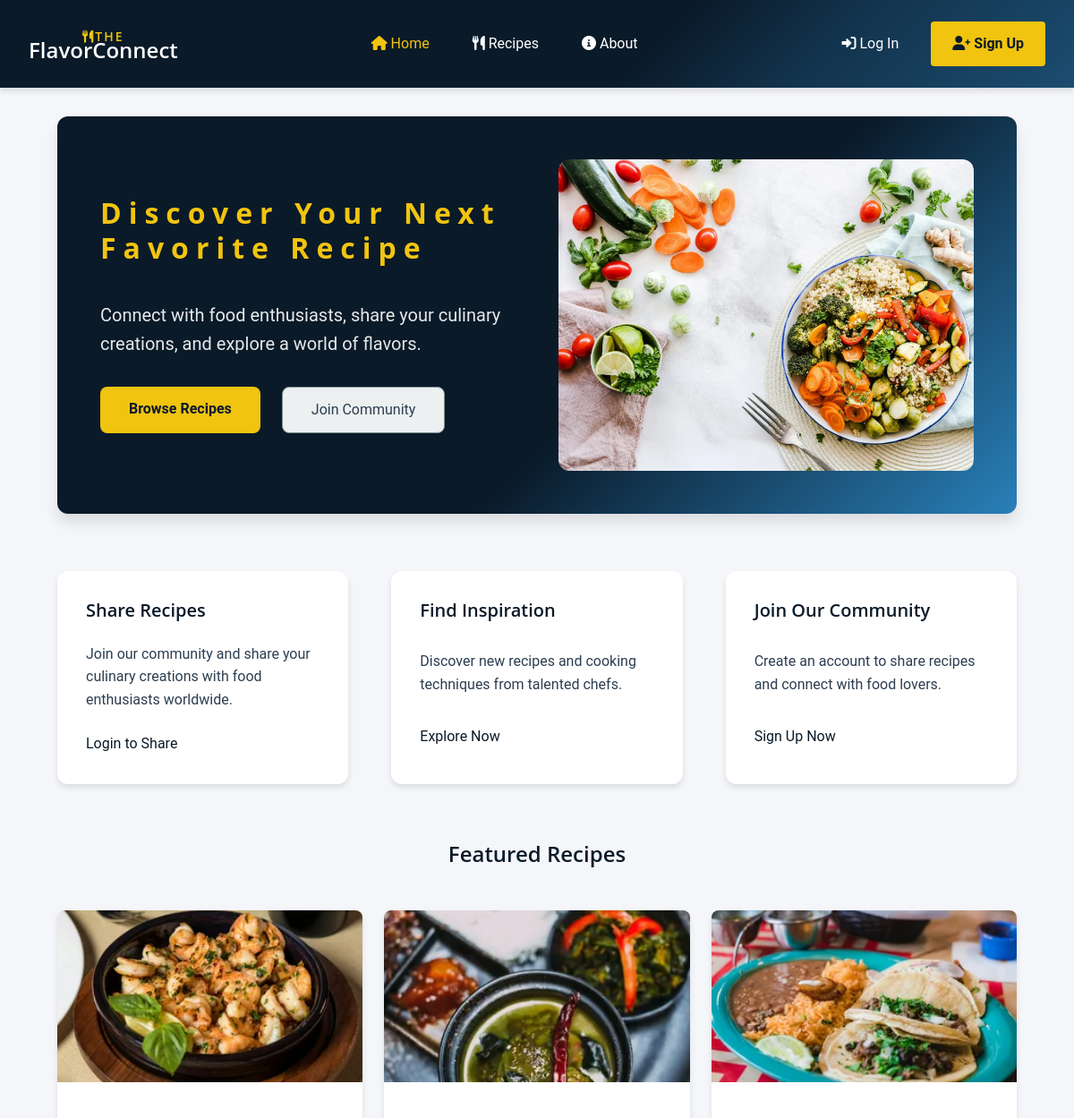
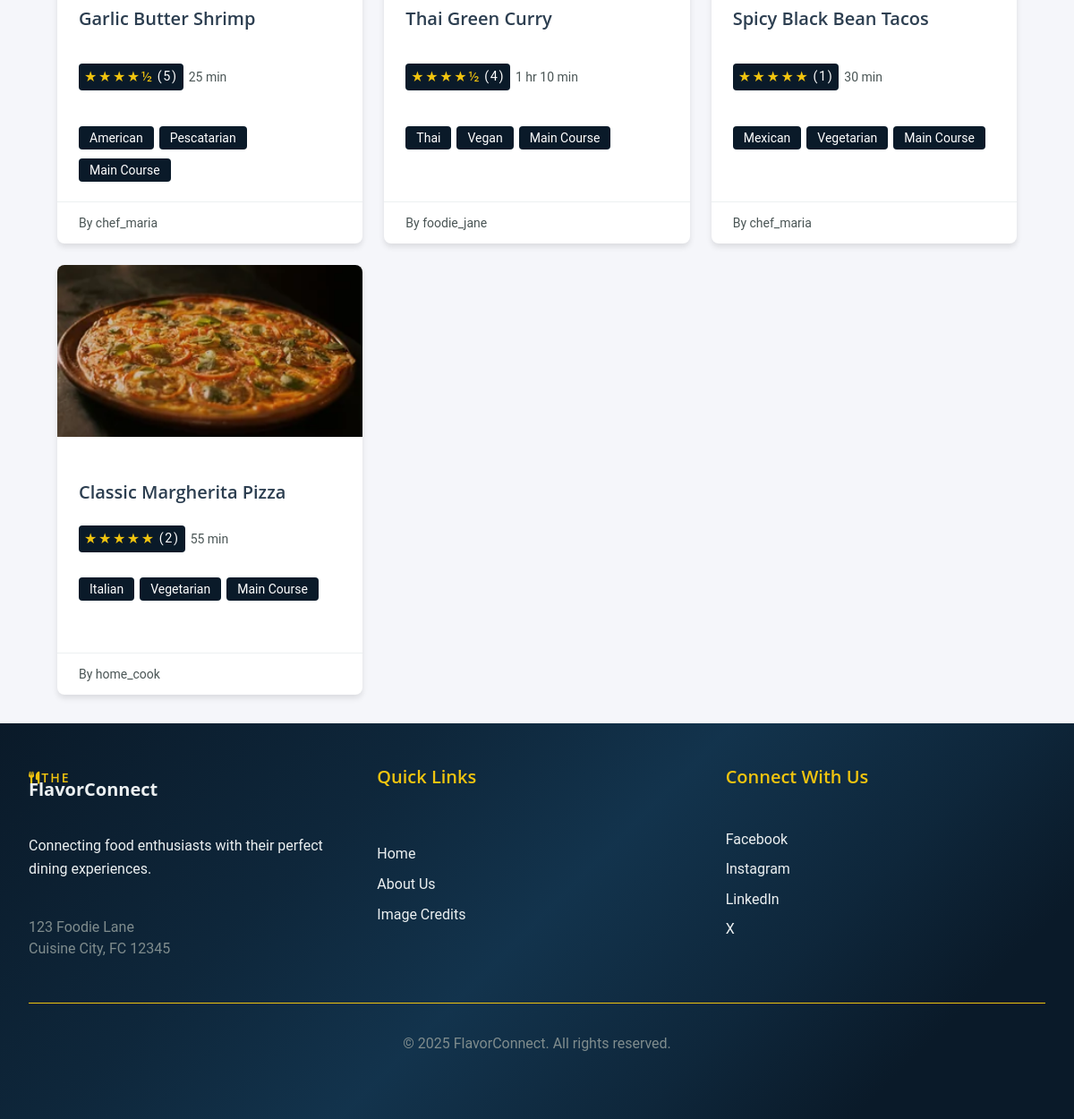
The page / on the database its author committed (2 pictures, top to bottom).
### tables this page shows
CREATE TABLE `recipe` (
  `recipe_id` int UNSIGNED NOT NULL,
  `user_id` int UNSIGNED NOT NULL,
  `title` varchar(100) NOT NULL,
  `description` text,
  `type_id` int UNSIGNED DEFAULT NULL,
  `style_id` int UNSIGNED DEFAULT NULL,
  `diet_id` int UNSIGNED DEFAULT NULL,
  `prep_time` int DEFAULT '0',
  `cook_time` int DEFAULT '0',
  `video_url` varchar(255) DEFAULT NULL,
  `img_file_path` varchar(255) DEFAULT NULL,
  `alt_text` varchar(255) DEFAULT NULL,
  `is_featured` tinyint(1) DEFAULT '0',
  `created_at` timestamp NOT NULL DEFAULT CURRENT_TIMESTAMP,
  `updated_at` timestamp NULL DEFAULT NULL ON UPDATE CURRENT_TIMESTAMP
);

CREATE TABLE `recipe_style` (
  `style_id` int NOT NULL,
  `name` varchar(50) NOT NULL
);

CREATE TABLE `recipe_diet` (
  `diet_id` int NOT NULL,
  `name` varchar(50) NOT NULL
);

CREATE TABLE `recipe_type` (
  `type_id` int NOT NULL,
  `name` varchar(50) NOT NULL
);

CREATE TABLE `user_account` (
  `user_id` int UNSIGNED NOT NULL,
  `username` varchar(50) NOT NULL,
  `first_name` varchar(50) NOT NULL,
  `last_name` varchar(50) NOT NULL,
  `email` varchar(100) NOT NULL,
  `password_hash` varchar(255) NOT NULL,
  `user_level` enum('s','a','u') NOT NULL DEFAULT 'u',
  `is_active` tinyint(1) DEFAULT '1',
  `created_at` timestamp NOT NULL DEFAULT CURRENT_TIMESTAMP,
  `updated_at` timestamp NULL DEFAULT NULL ON UPDATE CURRENT_TIMESTAMP
);

### private/core/initialize.php (called while the page is built, shortened)
<?php
spl_autoload_register(function($class) {
    $class_file = PRIVATE_PATH . '/classes/' . $class . '.class.php';
});
require_once(PRIVATE_PATH . '/core/core_utilities.php');
require_once(PRIVATE_PATH . '/core/validation_functions.php');
require_once(PRIVATE_PATH . '/core/auth_functions.php');
require_once(PRIVATE_PATH . '/core/database_functions.php');
$session = new Session();

### private/classes/Session.class.php (called while the page is built, shortened)
<?php
class Session {
    private $user_id;
    public function is_logged_in() {
        $logged_in = isset($this->user_id) && isset($_SESSION['user_id']) && ($this->user_id === $_SESSION['user_id']);
        return $logged_in;
    }
}
?>

### private/core/core_utilities.php (called while the page is built, shortened)
<?php
function url_for($script_path) {
  $base_url = isset($_SERVER['REQUEST_SCHEME']) && isset($_SERVER['HTTP_HOST'])
    ? $_SERVER['REQUEST_SCHEME'] . '://' . $_SERVER['HTTP_HOST']
    : '';
  return $base_url . $script_path;
}
function u($string="") {
  return urlencode($string);
}
function h($string="") {
    return htmlspecialchars((string)$string, ENT_QUOTES, 'UTF-8');
}
?>

### private/core/auth_functions.php (called while the page is built, shortened)
<?php
function is_logged_in() {
    global $session;
    return $session->is_logged_in();
}

### private/classes/DatabaseObject.class.php (called while the page is built, shortened)
<?php
abstract class DatabaseObject {
    protected static $table_name;
    protected static $database;
    protected static $primary_key;
    public static function set_database($database) {
        self::$database = $database;
    }
    public static function get_database() {
        return static::$database;
    }
    protected static function get_primary_key() {
        return static::$primary_key;
    }
    public static function find_by_sql($sql) {
        $database = static::get_database();
        $result = mysqli_query($database, $sql);
        $object_array = [];
        while($record = mysqli_fetch_assoc($result)) {
            $object_array[] = static::instantiate($record);
        }
        return $object_array;
    }
    public static function find_by_id($id) {
        $database = static::get_database();
        $sql = "SELECT * FROM " . static::$table_name . " ";
        $sql .= "WHERE " . static::get_primary_key() . "='" . db_escape($database, $id) . "'";
        $obj_array = static::find_by_sql($sql);
        if(!empty($obj_array)) {
            return array_shift($obj_array);
        } else {
            return false;
        }
    }
    protected static function instantiate($record) {
        $object = new static;
        foreach($record as $property => $value) {
            if(property_exists($object, $property)) {
                $object->$property = $value;
            }
        }
        return $object;
    }
}

### private/classes/Recipe.class.php (called while the page is built, shortened)
<?php
class Recipe extends DatabaseObject {
    static protected $table_name = 'recipe';
    public $recipe_id;
    public $style_id;
    public $diet_id;
    public $type_id;
    public $img_file_path;
    public function __construct($args=[]) {
        $this->recipe_id = $args['recipe_id'] ?? null;
        $this->style_id = $args['style_id'] ?? '';
        $this->diet_id = $args['diet_id'] ?? '';
        $this->type_id = $args['type_id'] ?? '';
        $this->img_file_path = $args['img_file_path'] ?? '';
    }
    public function style() {
        if($this->style_id) {
            return RecipeAttribute::find_one($this->style_id, 'style');
        }
        return null;
    }
    public function diet() {
        if($this->diet_id) {
            return RecipeAttribute::find_one($this->diet_id, 'diet');
        }
        return null;
    }
    public function type() {
        if($this->type_id) {
            return RecipeAttribute::find_one($this->type_id, 'type');
        }
        return null;
    }
    public static function find_featured($limit = 4) {
        $sql = "SELECT * FROM " . static::$table_name;
        $sql .= " WHERE is_featured = 1";
        $sql .= " ORDER BY created_at DESC";
        $sql .= " LIMIT " . (int)$limit;
        return static::find_by_sql($sql);
    }
    public function get_image_path($size = 'optimized') {
        $path_parts = pathinfo($this->img_file_path);
        $filename = $path_parts['filename'];
        $extension = 'webp';
        $base_path = '/assets/uploads/recipes/';
        $file_path = '';
        switch($size) {
            case 'thumb':
                $file_path = $base_path . $filename . '_thumb.' . $extension;
                break;
        }
        if (file_exists(PUBLIC_PATH . $file_path)) {
            return $file_path;
        }
        return '';
    }
    public function get_average_rating() {
        $sql = "SELECT AVG(rating_value) as avg_rating
                FROM recipe_rating
                WHERE recipe_id = ?";
        $stmt = self::$database->prepare($sql);
        $stmt->bind_param("i", $this->recipe_id);
        $stmt->execute();
        $result = $stmt->get_result();
        $row = $result->fetch_assoc();
        return round($row['avg_rating'] ?? 0, 1);
    }
    public function rating_count() {
        $sql = "SELECT COUNT(*) as count FROM recipe_rating WHERE recipe_id = ?";
        $stmt = self::$database->prepare($sql);
        $stmt->bind_param("i", $this->recipe_id);
        $stmt->execute();
        $result = $stmt->get_result();
        $row = $result->fetch_assoc();
        return (int)$row['count'];
    }
}
?>

### private/classes/TimeUtility.class.php (called while the page is built, shortened)
<?php
class TimeUtility {
    public static function format_time($seconds) {
        $time = self::seconds_to_time($seconds);
        $hours = $time['hours'];
        $minutes = $time['minutes'];
        if ($hours > 0) {
            return $hours . " hr " . ($minutes > 0 ? $minutes . " min" : "");
        }
        return $minutes . " min";
    }
    public static function seconds_to_time($seconds) {
        $hours = floor($seconds / 3600);
        $minutes = floor(($seconds % 3600) / 60);
        return ['hours' => $hours, 'minutes' => $minutes];
    }
}
?>

### private/classes/RecipeAttribute.class.php (called while the page is built, shortened)
<?php
class RecipeAttribute extends DatabaseObject {
    protected static $table_name;
    protected static $primary_key;
    private static $valid_types = [
        'style' => ['table' => 'recipe_style', 'id' => 'style_id'],
        'diet' => ['table' => 'recipe_diet', 'id' => 'diet_id'],
        'type' => ['table' => 'recipe_type', 'id' => 'type_id'],
        'measurement' => ['table' => 'measurement', 'id' => 'measurement_id']
    ];
    private static function setup_for_type($type) {
        $type_info = self::$valid_types[$type];
        self::$table_name = $type_info['table'];
        self::$primary_key = $type_info['id'];
    }
    public static function find_one($id, $type) {
        $sql = "SELECT " . self::$primary_key . " as id, name FROM " . self::$table_name;
        $sql .= " WHERE " . self::$primary_key . " = ?";
        $stmt = self::$database->prepare($sql);
        $stmt->bind_param("i", $id);
        $stmt->execute();
        $result = $stmt->get_result();
        $obj_array = static::instantiate_result($result);
        return !empty($obj_array) ? array_shift($obj_array) : false;
    }
    protected static function instantiate_result($result) {
        $object_array = [];
        while($record = $result->fetch_assoc()) {
            $object_array[] = static::instantiate($record);
        }
        return $object_array;
    }
    protected static function instantiate($record) {
        $object = new static();
        foreach($record as $property => $value) {
            if(property_exists($object, $property)) {
                $object->$property = $value;
            }
        }
        foreach (self::$valid_types as $type => $info) {
            if ($info['table'] === static::$table_name) {
                $object->type = $type;
                break;
            }
        }
        return $object;
    }
}

### private/core/database_functions.php (called while the page is built, shortened)
<?php
function db_escape($connection, $string) {
  return mysqli_real_escape_string($connection, $string);
}
?>

### public/index.php (the view, shortened to what this page needs)
<?php
require_once('../private/core/initialize.php');
if($session->is_logged_in()) {
    include(SHARED_PATH . '/member_header.php');
} else {
    include(SHARED_PATH . '/public_header.php');
}
?>
<div class="home-content">
    <section class="hero-section">
        <div class="hero-content">
            <h1>Discover Your Next Favorite Recipe</h1>
            <p class="hero-text">Connect with food enthusiasts, share your culinary creations, and explore a world of flavors.</p>
            <div class="hero-buttons">
                <a href="<?php echo url_for('/recipes/index.php'); ?>" class="btn-primary">Browse Recipes</a>
                <?php if (!$session->is_logged_in()) { ?>
                    <a href="<?php echo url_for('/auth/register.php'); ?>" class="btn-secondary">Join Community</a>
                <?php } ?>
            </div>
        </div>
        <div class="hero-image">
            <img src="<?php echo url_for('/assets/images/hero-img.webp'); ?>" alt="Colorful array of fresh ingredients and prepared dishes" class="hero-img">
        </div>
    </section>
    <section class="cta-section">
        <div class="cta-card">
            <h3>Share Recipes</h3>
            <p>Join our community and share your culinary creations with food enthusiasts worldwide.</p>
            <a href="<?php echo is_logged_in() ? url_for('/recipes/new.php?ref=home') : url_for('/auth/login.php'); ?>" class="btn-text">
                <?php echo is_logged_in() ? 'Start Sharing' : 'Login to Share'; ?>
            </a>
        </div>
        <div class="cta-card">
            <h3>Find Inspiration</h3>
            <p>Discover new recipes and cooking techniques from talented chefs.</p>
            <a href="<?php echo url_for('/recipes/index.php'); ?>" class="btn-text">Explore Now</a>
        </div>
        <div class="cta-card">
            <?php if (!$session->is_logged_in()) { ?>
                <h3>Join Our Community</h3>
                <p>Create an account to share recipes and connect with food lovers.</p>
                <a href="<?php echo url_for('/auth/register.php'); ?>" class="btn-text">Sign Up Now</a>
            <?php } else { ?>
                <h3>Your Recipe Box</h3>
                <p>Access your saved recipes and cooking collections.</p>
                <a href="<?php echo url_for('/users/favorites.php'); ?>" class="btn-text">View Collection</a>
            <?php } ?>
        </div>
    </section>
    <section class="featured-recipes">
        <h2>Featured Recipes</h2>
        <div class="recipe-grid">
            <?php
            $featured_recipes = Recipe::find_featured();
            foreach($featured_recipes as $recipe) {
                $chef = User::find_by_id($recipe->user_id);
                $total_time = TimeUtility::format_time($recipe->prep_time + $recipe->cook_time);
                $style = $recipe->style();
                $diet = $recipe->diet();
                $type = $recipe->type();
                $rating = $recipe->get_average_rating();
            ?>
                <article class="recipe-card" role="article">
                    <a href="<?php echo url_for('/recipes/show.php?id=' . h(u($recipe->recipe_id)) . '&ref=home'); ?>"
                       class="recipe-link"
                       role="link"
                       aria-labelledby="recipe-title-<?php echo h($recipe->recipe_id); ?>">
                        <div class="recipe-image-container">
                            <img src="<?php echo url_for($recipe->get_image_path('thumb')); ?>"
                                 alt="<?php echo h($recipe->title); ?>"
                                 class="recipe-image">
                        </div>
                        <div class="recipe-content">
                            <h3 class="recipe-title" id="recipe-title-<?php echo h($recipe->recipe_id); ?>"><?php echo h($recipe->title); ?></h3>
                            <div class="recipe-meta">
                                <span class="rating" aria-label="Rating: <?php echo $rating; ?> out of 5 stars">
                                    <?php
                                        for ($i = 1; $i <= floor($rating); $i++) {
                                            echo '&#9733;';
                                        }
                                        if ($rating - floor($rating) >= 0.5) {
                                            echo '&#189;';
                                        }
                                        echo ' <span class="review-count" aria-label="' . $recipe->rating_count() . ' reviews">(' . $recipe->rating_count() . ')</span>';
                                    ?>
                                </span>
                                <span class="time" aria-label="Total time: <?php echo $total_time; ?>">
                                    <?php echo $total_time; ?>
                                </span>
                            </div>
                            <div class="recipe-attributes" role="list">
                                <?php if($style) { ?>
                                    <a href="<?php echo url_for('/recipes/index.php?style=' . h(u($style->id))); ?>" class="recipe-attribute" role="listitem"><?php echo h($style->name); ?></a>
                                <?php } ?>
                                <?php if($diet) { ?>
                                    <a href="<?php echo url_for('/recipes/index.php?diet=' . h(u($diet->id))); ?>" class="recipe-attribute" role="listitem"><?php echo h($diet->name); ?></a>
                                <?php } ?>
                                <?php if($type) { ?>
                                    <a href="<?php echo url_for('/recipes/index.php?type=' . h(u($type->id))); ?>" class="recipe-attribute" role="listitem"><?php echo h($type->name); ?></a>
                                <?php } ?>
                            </div>
                        </div>
                        <div class="recipe-footer">
                            <div class="recipe-author">
                                <span class="author-name">By <?php echo h($chef->username); ?></span>
                            </div>
                        </div>
                    </a>
                </article>
            <?php } ?>
        </div>
    </section>
</div>
<?php include(SHARED_PATH . '/footer.php'); ?>

### rows shown on the page
recipe: img_file_path (picture), title "Garlic Butter Shrimp", shows "½", rating_count "5", total_time "25 min", style.name "American", diet.name "Pescatarian", type.name "Main Course", user.username "chef_maria"
recipe: shows a picture, title "Thai Green Curry", shows "½", rating_count "4", total_time "1 hr 10 min", style.name "Thai", diet.name "Vegan", type.name "Main Course", user.username "foodie_jane"
recipe: img_file_path (picture), title "Spicy Black Bean Tacos", rating_count "1", total_time "30 min", style.name "Mexican", diet.name "Vegetarian", type.name "Main Course", user.username "chef_maria"
recipe: img_file_path (picture), title "Classic Margherita Pizza", rating_count "2", total_time "55 min", style.name "Italian", diet.name "Vegetarian", type.name "Main Course", user.username "home_cook"
